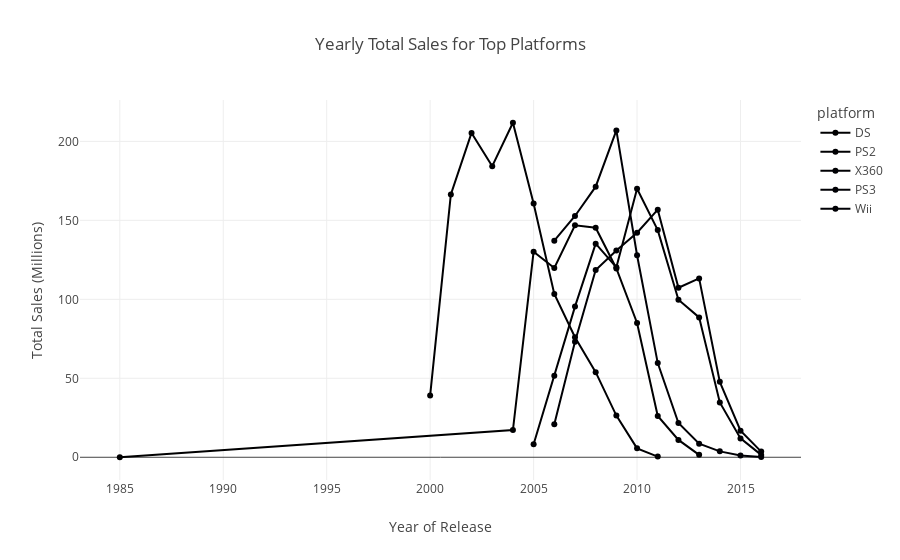

Notebook code for this chart:
### Code cell
fig = px.line(yearly_sales, x='year_of_release', y='total_sales', color='platform',
              title='Yearly Total Sales for Top Platforms',
              labels={'year_of_release': 'Year of Release', 'total_sales': 'Total Sales (Millions)'},
              markers=True)


fig.show()

### Figure 1 — Plotly figure (JSON) as saved in the notebook; plotly's stock layout.template omitted (floating-point values rounded to 4 significant figures)
{"data": [{"hovertemplate": "platform=DS<br>Year of Release=%{x}<br>Total Sales (Millions)=%{y}<extra></extra>", "legendgroup": "DS", "line": {"color": "#000001", "dash": "solid"}, "marker": {"symbol": "circle"}, "mode": "lines+markers", "name": "DS", "orientation": "v", "showlegend": true, "type": "scatter", "x": [1985, 2004, 2005, 2006, 2007, 2008, 2009, 2010, 2011, 2012, 2013], "xaxis": "x", "y": [0.02, 17.27, 130.1, 119.8, 146.9, 145.3, 119.5, 85.02, 26.18, 11.01, 1.54], "yaxis": "y"}, {"hovertemplate": "platform=PS2<br>Year of Release=%{x}<br>Total Sales (Millions)=%{y}<extra></extra>", "legendgroup": "PS2", "line": {"color": "#000002", "dash": "solid"}, "marker": {"symbol": "circle"}, "mode": "lines+markers", "name": "PS2", "orientation": "v", "showlegend": true, "type": "scatter", "x": [2000, 2001, 2002, 2003, 2004, 2005, 2006, 2007, 2008, 2009, 2010, 2011], "xaxis": "x", "y": [39.17, 166.4, 205.4, 184.3, 211.8, 160.7, 103.4, 75.99, 53.9, 26.4, 5.64, 0.45], "yaxis": "y"}, {"hovertemplate": "platform=X360<br>Year of Release=%{x}<br>Total Sales (Millions)=%{y}<extra></extra>", "legendgroup": "X360", "line": {"color": "#000003", "dash": "solid"}, "marker": {"symbol": "circle"}, "mode": "lines+markers", "name": "X360", "orientation": "v", "showlegend": true, "type": "scatter", "x": [2005, 2006, 2007, 2008, 2009, 2010, 2011, 2012, 2013, 2014, 2015, 2016], "xaxis": "x", "y": [8.25, 51.62, 95.41, 135.3, 120.3, 170.0, 143.8, 99.74, 88.58, 34.74, 11.96, 1.52], "yaxis": "y"}, {"hovertemplate": "platform=PS3<br>Year of Release=%{x}<br>Total Sales (Millions)=%{y}<extra></extra>", "legendgroup": "PS3", "line": {"color": "#000004", "dash": "solid"}, "marker": {"symbol": "circle"}, "mode": "lines+markers", "name": "PS3", "orientation": "v", "showlegend": true, "type": "scatter", "x": [2006, 2007, 2008, 2009, 2010, 2011, 2012, 2013, 2014, 2015, 2016], "xaxis": "x", "y": [20.96, 73.19, 118.5, 130.9, 142.2, 156.8, 107.4, 113.2, 47.76, 16.82, 3.6], "yaxis": "y"}, {"hovertemplate": "platform=Wii<br>Year of Release=%{x}<br>Total Sales (Millions)=%{y}<extra></extra>", "legendgroup": "Wii", "line": {"color": "#000005", "dash": "solid"}, "marker": {"symbol": "circle"}, "mode": "lines+markers", "name": "Wii", "orientation": "v", "showlegend": true, "type": "scatter", "x": [2006, 2007, 2008, 2009, 2010, 2011, 2012, 2013, 2014, 2015, 2016], "xaxis": "x", "y": [137.1, 152.8, 171.3, 207.0, 128.0, 59.65, 21.71, 8.59, 3.75, 1.14, 0.18], "yaxis": "y"}], "layout": {"legend": {"title": {"text": "platform"}, "tracegroupgap": 0}, "title": {"text": "Yearly Total Sales for Top Platforms"}, "xaxis": {"anchor": "y", "domain": [0, 1], "title": {"text": "Year of Release"}}, "yaxis": {"anchor": "x", "domain": [0, 1], "title": {"text": "Total Sales (Millions)"}}}}
